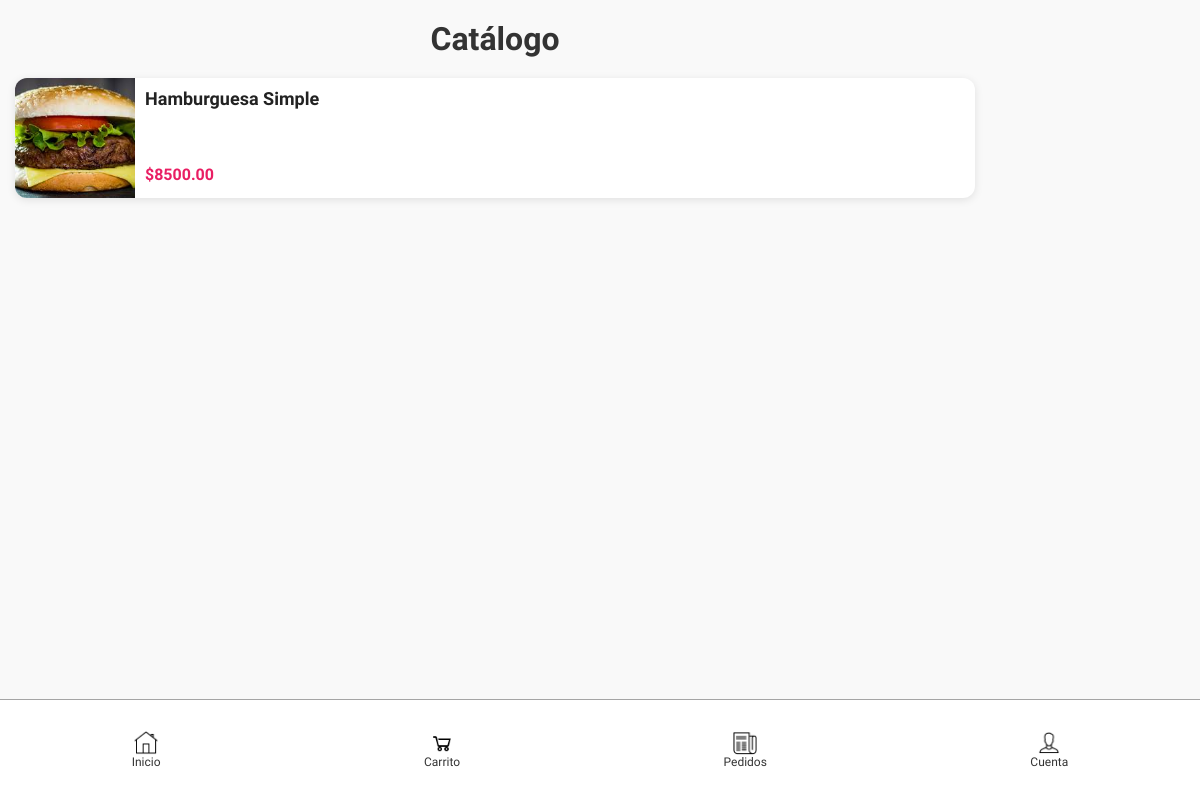
The app's page /catalogo/ (signed in), older data.
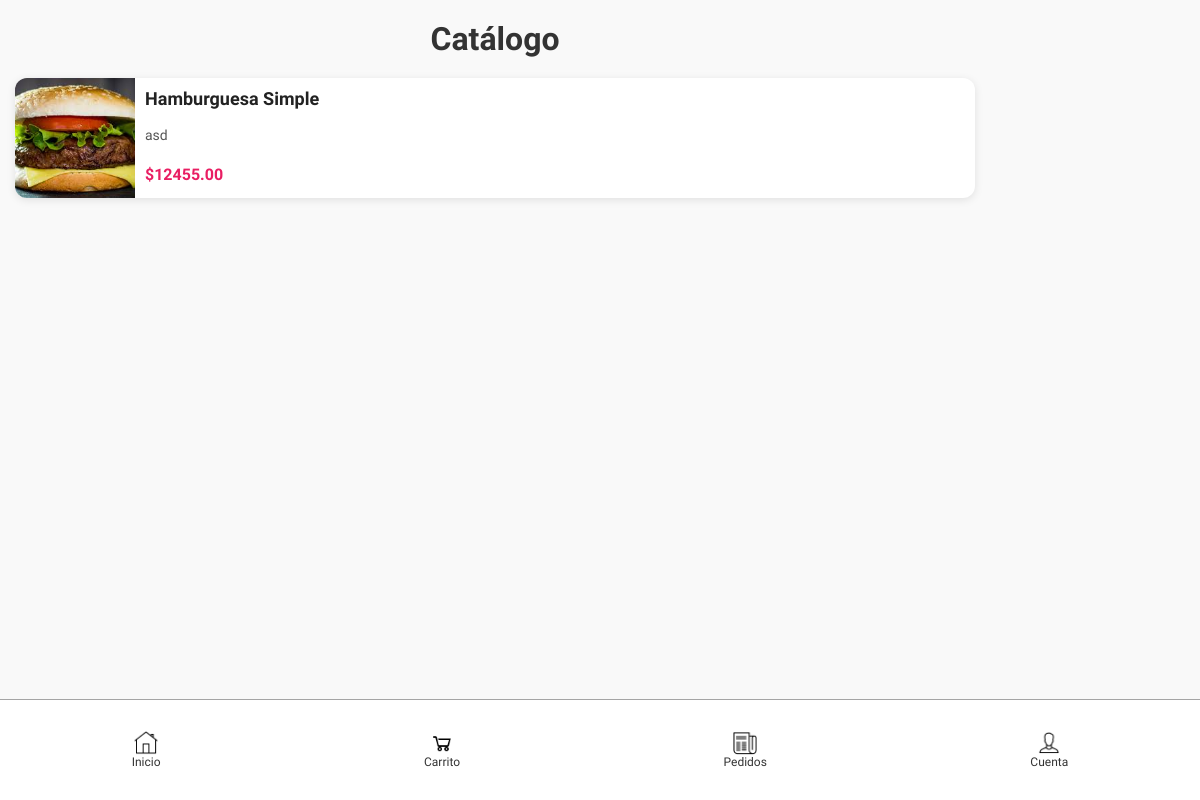
The same page, newer data.
### mi_app/models.py (models this page shows, shortened)
class Producto(models.Model):
    nombre = models.CharField(max_length=100)
    descripcion = models.TextField(blank=True)
    precio = models.DecimalField(max_digits=8, decimal_places=2)
    categoria = models.CharField(max_length=50)
    disponible = models.BooleanField(default=True)
    personalizable = models.BooleanField(default=False)
    campos_personalizacion = models.ManyToManyField('PersonalizacionCampo', blank=True, related_name='productos')
    imagen = models.ImageField(upload_to='productos/', blank=True, null=True)  # 👈 campo nuevo

### mi_app/views/cliente.py (the view)
# urls.py: path('catalogo/', views.catalogo_cliente, name='catalogo_cliente'),
@login_required
def catalogo_cliente(request):
    productos = Producto.objects.filter(disponible=True)
    return render(request, 'cliente/catalogo.html', {'productos': productos})

### mi_app/templates/cliente/catalogo.html
{% extends 'base.html' %}
{% block content %}
{% load static %}
<link rel="stylesheet" href="{% static 'css/catalogo.css' %}">
<h1>Catálogo</h1>
<div class="grid">
  {% for producto in productos %}
    <a href="{% url 'detalle_producto' producto.id %}" style="text-decoration: none; color: inherit;">
      <div class="producto-card">
        {% if producto.imagen %}
          <img src="{{ producto.imagen.url }}" alt="{{ producto.nombre }}">
        {% endif %}
        <div class="producto-info">
          <h3>{{ producto.nombre }}</h3>
          <p>{{ producto.descripcion }}</p>
          <p><strong>${{ producto.precio }}</strong></p>
        </div>
      </div>
    </a>
  {% endfor %}
</div>
{% endblock %}

Row changes from the older to the newer data that the page shows:
changed Producto "Hamburguesa Simple": descripcion (not shown) → "asd"; precio "8500.00" → "12455.00"
